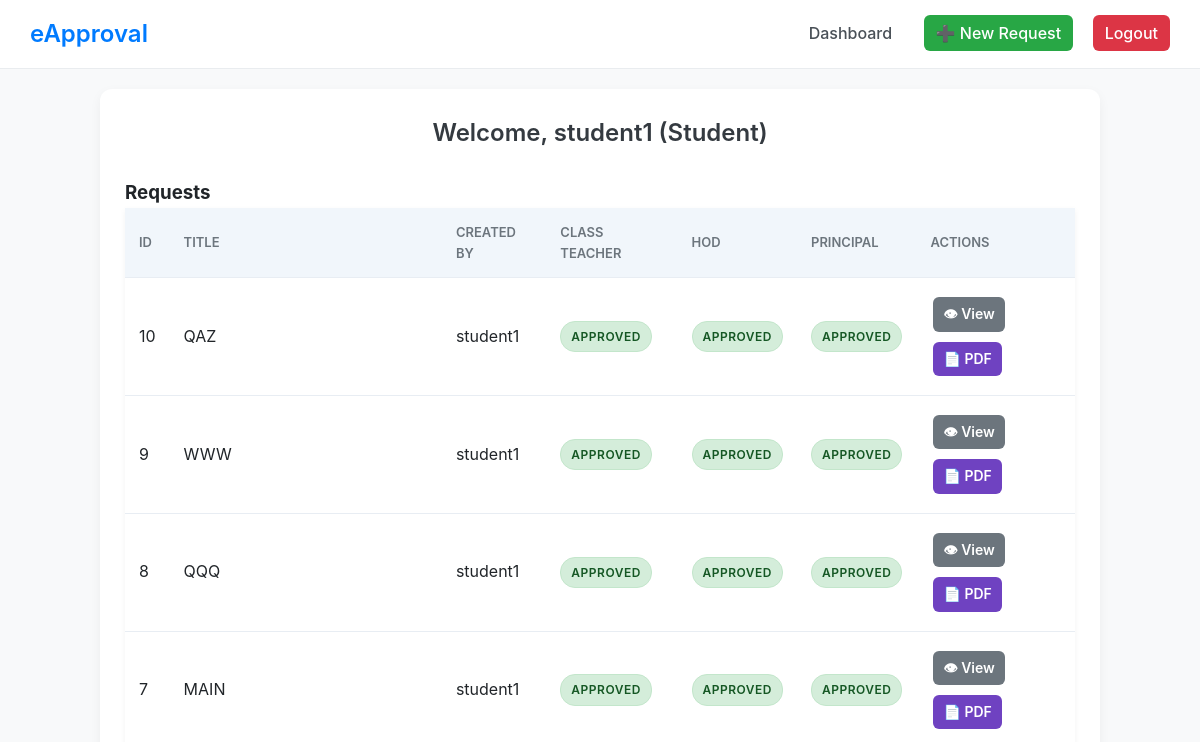
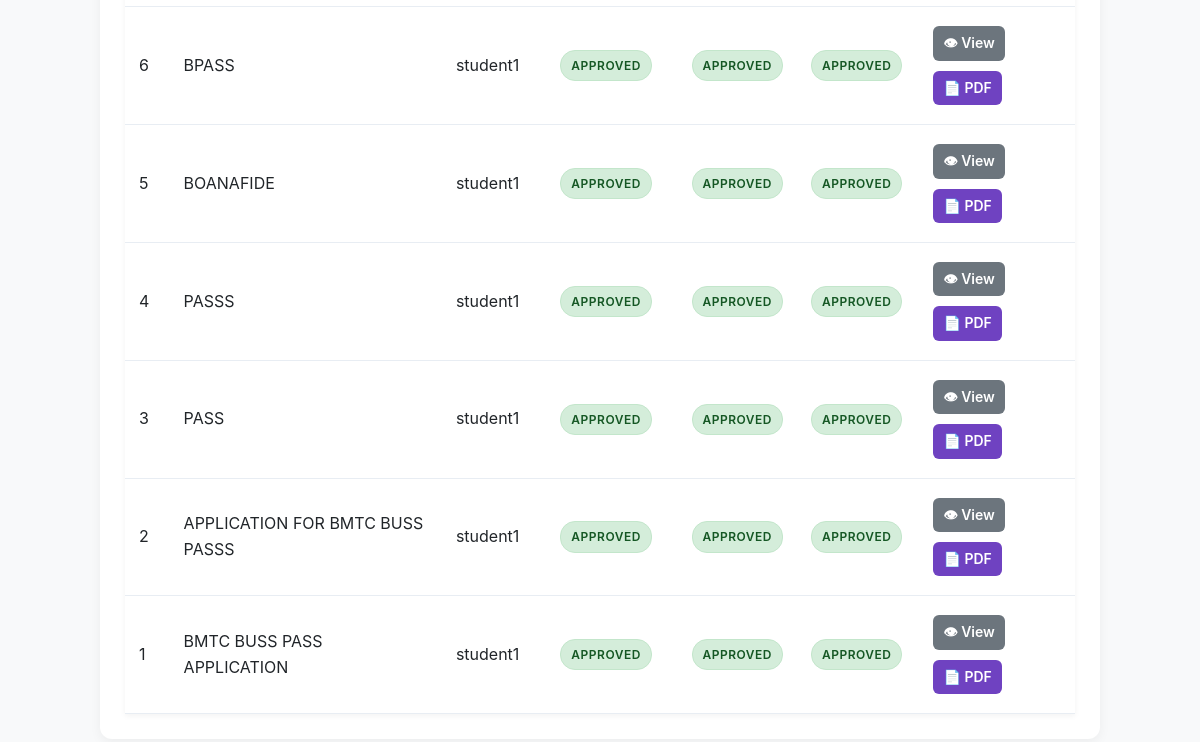
Page /dashboard (signed in) on the earlier database version (2 pictures, top to bottom).
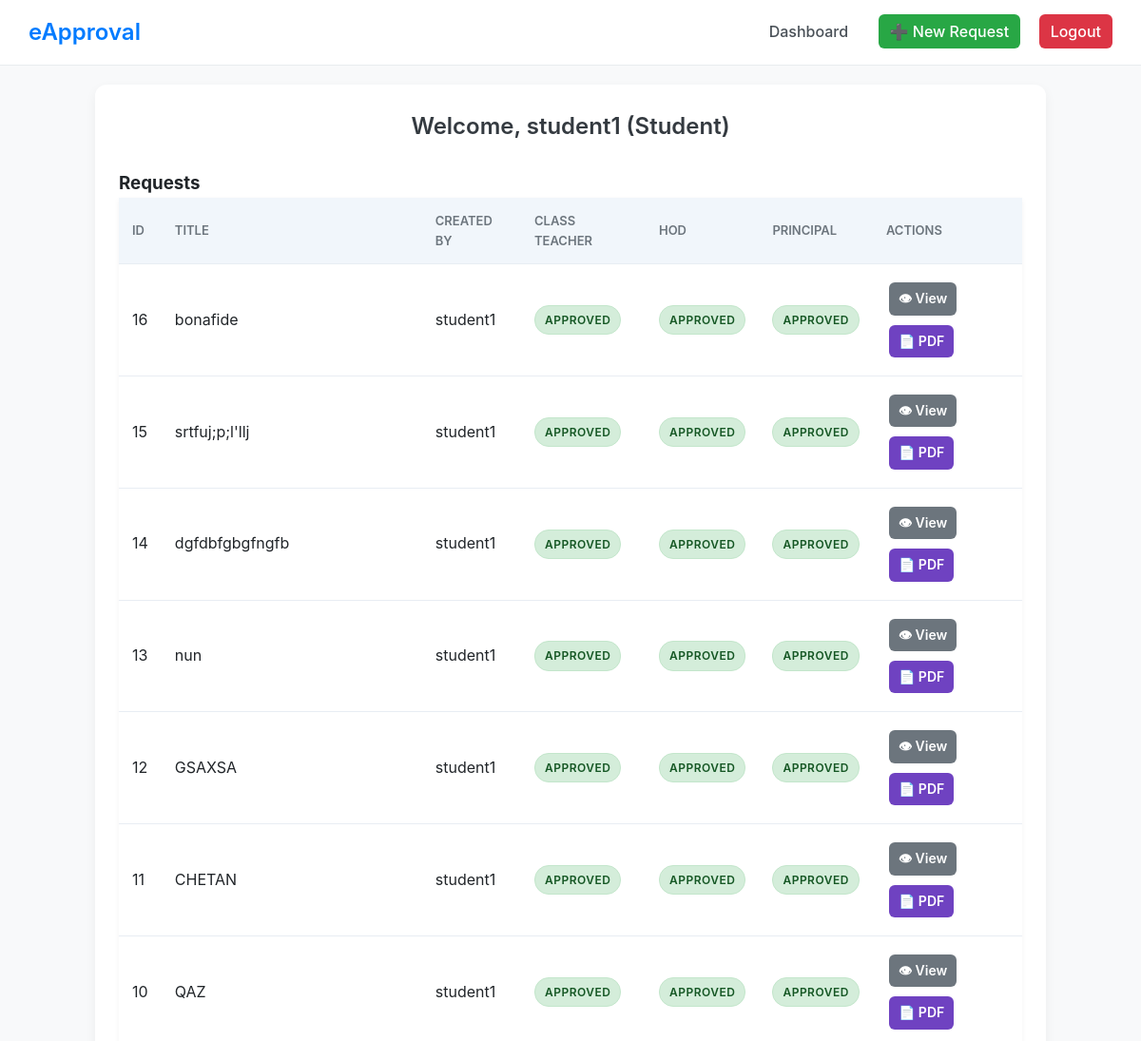
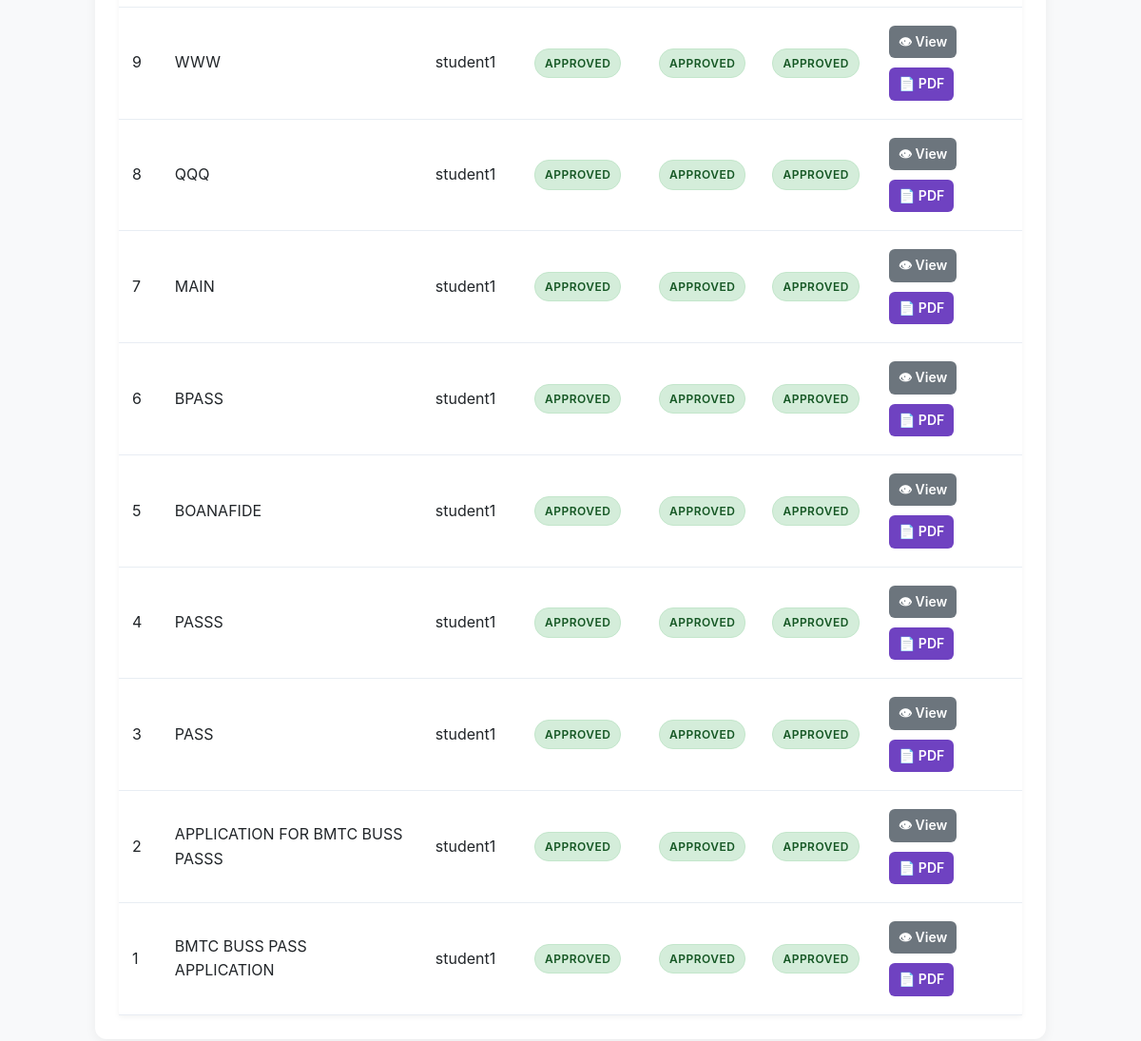
Same page on the later database version (2 pictures, top to bottom).
### app.py (models this page shows)
class User(UserMixin, db.Model):
    __tablename__ = "user"
    id = db.Column(db.Integer, primary_key=True)
    username = db.Column(db.String(150), unique=True, nullable=False)
    password = db.Column(db.String(200), nullable=False)  # hashed
    role = db.Column(db.String(50), nullable=False)  # student, class_teacher, hod, principal
    signature = db.Column(db.String(200))  # optional path to signature image

class ApprovalRequest(db.Model):
    __tablename__ = "approval_request"
    id = db.Column(db.Integer, primary_key=True)
    title = db.Column(db.String(200), nullable=False)
    description = db.Column(db.Text, nullable=False)
    status = db.Column(db.String(100), default="Pending Class Teacher")
    created_by = db.Column(db.Integer, db.ForeignKey("user.id"), nullable=False)
    creator = db.relationship("User", backref="requests", foreign_keys=[created_by])
    class_teacher_status = db.Column(db.String(20), default="Pending")
    hod_status = db.Column(db.String(20), default="Pending")
    principal_status = db.Column(db.String(20), default="Pending")
    created_at = db.Column(db.DateTime, default=datetime.utcnow)

### app.py (the view)
@app.route("/dashboard")
@login_required
def dashboard():
    q = request.args.get("q", "").strip().lower()
    if current_user.role == "student":
        base_q = ApprovalRequest.query.filter_by(created_by=current_user.id)
    elif current_user.role == "class_teacher":
        base_q = ApprovalRequest.query
    elif current_user.role == "hod":
        base_q = ApprovalRequest.query.filter(ApprovalRequest.class_teacher_status == "Approved")
    elif current_user.role == "principal":
        base_q = ApprovalRequest.query.filter(ApprovalRequest.hod_status == "Approved")
    else:
        base_q = ApprovalRequest.query
    if q:
        base_q = base_q.join(User, ApprovalRequest.created_by == User.id).filter(
            (ApprovalRequest.title.ilike(f"%{q}%")) | (User.username.ilike(f"%{q}%"))
        )
    requests_q = base_q.order_by(ApprovalRequest.created_at.desc()).all()
    total = len(requests_q)
    pending_principal = len([r for r in requests_q if r.principal_status == "Pending"])
    approved_final = len([r for r in requests_q if r.principal_status == "Approved"])
    kpis = {
        "total_requests": total,
        "pending_final": pending_principal,
        "approved_final": approved_final
    }
    return render_template("dashboard.html", requests=requests_q, kpis=kpis)

### app.py (called while the page is built)
@login_manager.user_loader
def load_user(user_id):
    try:
        return User.query.get(int(user_id))
    except Exception:
        return None

### templates/dashboard.html (shortened to what this page needs)
{% extends "base.html" %}
{% block content %}
<div class="container">
    <h2>Welcome, {{ current_user.username }} ({{ current_user.role.replace('_',' ').title() }})</h2>
    <h3>Requests</h3>
    <table class="dashboard-table">
        <thead>
            <tr>
                <th>ID</th>
                <th>Title</th>
                <th>Created By</th>
                <th>Class Teacher</th>
                <th>HOD</th>
                <th>Principal</th>
                <th>Actions</th>
            </tr>
        </thead>
        <tbody>
            {% for req in requests %}
            <tr>
                <td>{{ req.id }}</td>
                <td>{{ req.title }}</td>
                <td>{{ req.creator.username }}</td>
                <td><span class="status {{ req.class_teacher_status }}">{{ req.class_teacher_status }}</span></td>
                <td><span class="status {{ req.hod_status }}">{{ req.hod_status }}</span></td>
                <td><span class="status {{ req.principal_status }}">{{ req.principal_status }}</span></td>
                <td class="action-buttons">
                    <a class="btn btn-secondary" href="{{ url_for('view_request', req_id=req.id) }}">👁 View</a>
                    {% if req.principal_status == 'Approved' %}
                        <a class="btn btn-pdf" href="{{ url_for('generate_pdf', req_id=req.id) }}">📄 PDF</a>
                    {% endif %}
                </td>
            </tr>
            {% else %}
            <tr>
                <td colspan="7" style="text-align: center; padding: 20px;">No requests found.</td>
            </tr>
            {% endfor %}
        </tbody>
    </table>
</div>
{% endblock %}

### templates/base.html (shortened to what this page needs)
<!DOCTYPE html>
<html lang="en">
<head>
    <link rel="stylesheet" href="{{ url_for('static', filename='style.css') }}">
</head>
<body>
    {% if current_user.is_authenticated %}
    <header class="header">
        <a href="{{ url_for('dashboard') }}" class="logo">eApproval</a>
        <nav class="nav">
            <a href="{{ url_for('dashboard') }}">Dashboard</a>
            {% if current_user.role == 'student' %}
                <a href="{{ url_for('new_request') }}" class="btn-nav-new">➕ New Request</a>
            {% endif %}
            <a href="{{ url_for('logout') }}" class="btn-nav-logout">Logout</a>
        </nav>
    </header>
    {% endif %}
    <main>
        {% block content %}{% endblock %}
    </main>
</body>
</html>

### static/style.css (style rules this page uses)
* { box-sizing: border-box; margin: 0; padding: 0; }
body { font-family: -apple-system, BlinkMacSystemFont, "Segoe UI", Roboto, Helvetica, Arial, sans-serif; background: #f8f9fa; color: #212529; line-height: 1.6; }
.container { max-width: 1000px; margin: 20px auto; padding: 25px; background: #ffffff; border-radius: 12px; box-shadow: 0 4px 12px rgba(0,0,0,0.05); }
.header { background: #ffffff; padding: 15px 30px; border-bottom: 1px solid #e9ecef; display: flex; justify-content: space-between; align-items: center; margin-bottom: 20px; }
.header .logo { font-size: 1.5rem; font-weight: 600; color: #007bff; text-decoration: none; }
.header .nav a { margin-left: 15px; text-decoration: none; color: #495057; font-weight: 500; padding: 8px 12px; border-radius: 6px; transition: background-color 0.2s ease; }
.header .nav .btn-nav-logout { color: #fff; background: #dc3545; }
.header .nav .btn-nav-new { color: #fff; background: #28a745; }
h2 { margin-bottom: 25px; text-align: center; color: #343a40; font-weight: 600; }
.btn { display: inline-block; padding: 11px 18px; border: none; border-radius: 6px; font-size: 15px; font-weight: 600; cursor: pointer; text-decoration: none; color: white; text-align: center; margin: 5px 3px; transition: background-color 0.2s ease, transform 0.1s ease; }
.btn-secondary { background: #6c757d; }
.btn-pdf { background: #6f42c1; }
.dashboard-table { width: 100%; border-collapse: collapse; background: #fff; box-shadow: 0 2px 6px rgba(0,0,0,0.05); }
.dashboard-table th, .dashboard-table td { padding: 14px; border-bottom: 1px solid #e8edf3; text-align: left; vertical-align: middle; }
.dashboard-table th { background: #f1f6fb; font-weight: 600; text-transform: uppercase; font-size: 13px; color: #6c757d; }
.dashboard-table .action-buttons .btn { padding: 6px 10px; font-size: 14px; }
.status { font-weight: 600; padding: 5px 10px; border-radius: 15px; font-size: 12px; text-transform: uppercase; display: inline-block; letter-spacing: 0.5px; }
.status.Approved { color: #155724; background: #d4edda; border: 1px solid #c3e6cb; }

Differences in the rows shown:
added ApprovalRequest: id "16", title "bonafide", creator.username "student1", class_teacher_status "APPROVED", hod_status "APPROVED", principal_status "APPROVED"
added ApprovalRequest: id "15", title "srtfuj;p;l'llj", creator.username "student1", class_teacher_status "APPROVED", hod_status "APPROVED", principal_status "APPROVED"
added ApprovalRequest: id "14", title "dgfdbfgbgfngfb", creator.username "student1", class_teacher_status "APPROVED", hod_status "APPROVED", principal_status "APPROVED"
added ApprovalRequest: id "13", title "nun", creator.username "student1", class_teacher_status "APPROVED", hod_status "APPROVED", principal_status "APPROVED"
added ApprovalRequest: id "12", title "GSAXSA", creator.username "student1", class_teacher_status "APPROVED", hod_status "APPROVED", principal_status "APPROVED"
added ApprovalRequest: id "11", title "CHETAN", creator.username "student1", class_teacher_status "APPROVED", hod_status "APPROVED", principal_status "APPROVED"
